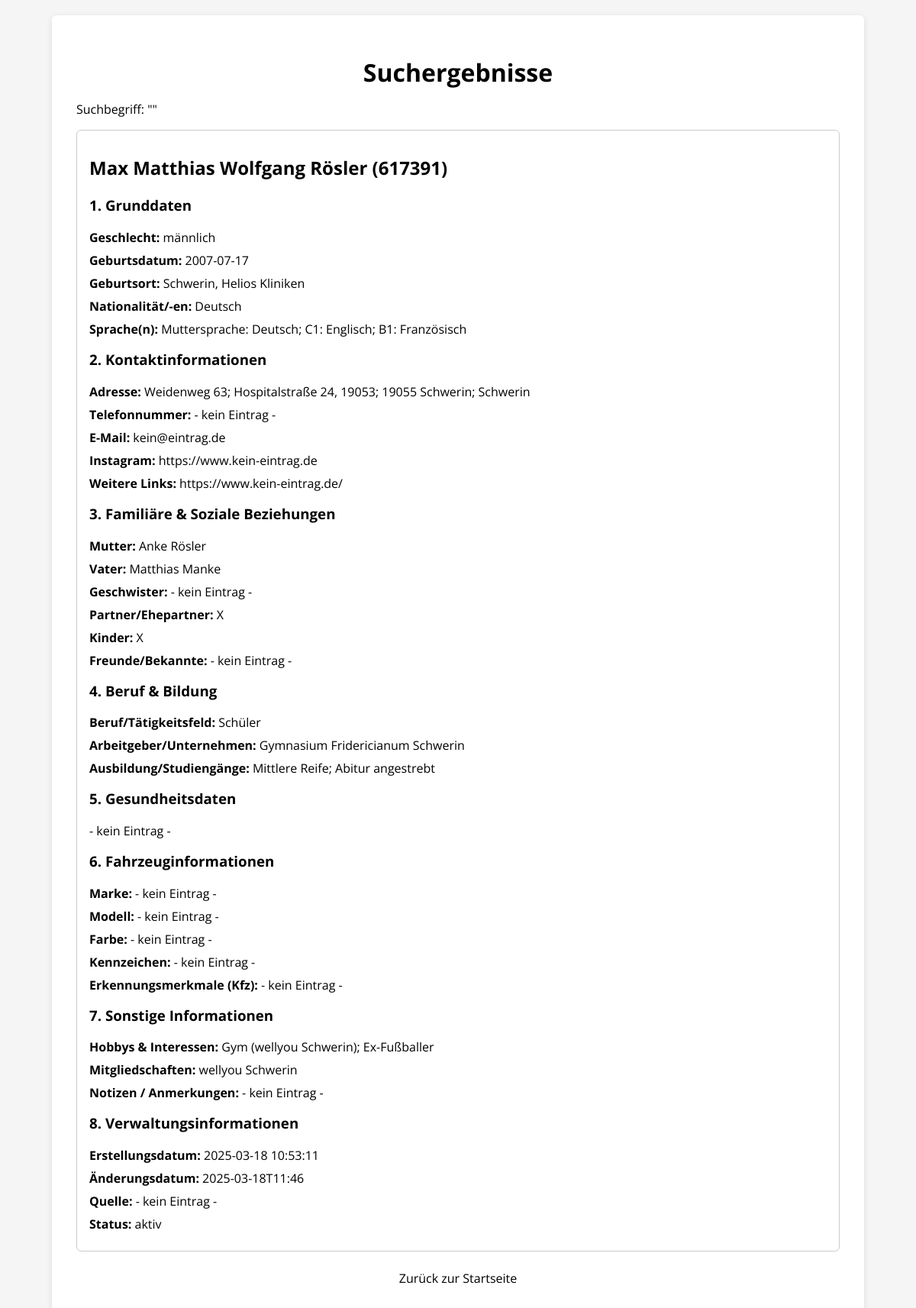
Screenshot of /search (signed in) with the database file from the repository.
### tables this page shows
CREATE TABLE data (
                    id INTEGER PRIMARY KEY AUTOINCREMENT,
                    personen_id TEXT,
                    created_at TEXT,
                    updated_at TEXT,
                    -- 1. Grunddaten
                    vorname TEXT,
                    nachname TEXT,
                    geschlecht TEXT,
                    geburtsdatum TEXT,
                    geburtsort TEXT,
                    nationalitaeten TEXT,
                    sprachen TEXT,
                    -- 2. Kontaktinformationen
                    strasse TEXT,
                    plz TEXT,
                    stadt TEXT,
                    telefonnummer TEXT,
                    email TEXT,
                    instagram TEXT,
                    weitere_links TEXT,
                    -- 3. Familiäre & Soziale Beziehungen
                    mutter TEXT,
                    vater TEXT,
                    geschwister TEXT,
                    partner TEXT,
                    kinder TEXT,
                    freunde TEXT,
                    -- 4. Beruf & Bildung
                    beruf TEXT,
                    arbeitgeber TEXT,
                    ausbildung TEXT,
                    -- 5. Gesundheitsdaten
                    gesundheitsdaten TEXT,
                    -- 6. Fahrzeuginformationen
                    marke TEXT,
                    modell TEXT,
                    farbe TEXT,
                    kennzeichen TEXT,
                    erkennungsmerkmale TEXT,
                    -- 7. Sonstige Informationen
                    hobbys TEXT,
                    mitgliedschaften TEXT,
                    notizen TEXT,
                    -- 8. Verwaltungsinformationen
                    quelle TEXT,
                    status TEXT,
                    profile_photo TEXT,
                    album_folder TEXT
                );

### main.py (the view)
@app.route("/search", methods=["GET"])
def search():
    if "user" not in session:
        return redirect(url_for("login"))
    query = request.args.get("query", "")
    db = get_db()
    like_query = f"%{query}%"
    sql = """
    SELECT * FROM data
    WHERE personen_id LIKE ? OR created_at LIKE ? OR updated_at LIKE ? OR vorname LIKE ? OR nachname LIKE ?
      OR geschlecht LIKE ? OR geburtsdatum LIKE ? OR geburtsort LIKE ? OR nationalitaeten LIKE ? OR sprachen LIKE ?
      OR strasse LIKE ? OR plz LIKE ? OR stadt LIKE ? OR telefonnummer LIKE ? OR email LIKE ? OR instagram LIKE ?
      OR weitere_links LIKE ? OR mutter LIKE ? OR vater LIKE ? OR geschwister LIKE ? OR partner LIKE ? OR kinder LIKE ?
      OR freunde LIKE ? OR beruf LIKE ? OR arbeitgeber LIKE ? OR ausbildung LIKE ? OR gesundheitsdaten LIKE ?
      OR marke LIKE ? OR modell LIKE ? OR farbe LIKE ? OR kennzeichen LIKE ? OR erkennungsmerkmale LIKE ?
      OR hobbys LIKE ? OR mitgliedschaften LIKE ? OR notizen LIKE ? OR quelle LIKE ? OR status LIKE ?
    """
    params = (like_query,) * 37
    cursor = db.execute(sql, params)
    results = cursor.fetchall()
    return render_template("search.html", query=query, results=results)

### main.py (called while the page is built)
def get_db():
    db = getattr(g, "_database", None)
    if db is None:
        db = g._database = sqlite3.connect(DATABASE)
        db.row_factory = sqlite3.Row
    return db

### templates/search.html (shortened to what this page needs)
<!DOCTYPE html>
<html lang="de">
<head>
</head>
<body>
  <div class="container">
    <h1>Suchergebnisse</h1>
    <p>Suchbegriff: "{{ query }}"</p>
    {% if results %}
      {% for entry in results %}
        <div class="result-card">
          <h2>{{ entry['vorname'] }} {{ entry['nachname'] }} ({{ entry['personen_id'] }})</h2>
          <h3>1. Grunddaten</h3>
          <div class="field"><span class="label">Geschlecht:</span> {{ entry['geschlecht'] }}</div>
          <div class="field"><span class="label">Geburtsdatum:</span> {{ entry['geburtsdatum'] }}</div>
          <div class="field"><span class="label">Geburtsort:</span> {{ entry['geburtsort'] }}</div>
          <div class="field"><span class="label">Nationalität/-en:</span> {{ entry['nationalitaeten'] }}</div>
          <div class="field"><span class="label">Sprache(n):</span> {{ entry['sprachen'] }}</div>
          <h3>2. Kontaktinformationen</h3>
          <div class="field"><span class="label">Adresse:</span> {{ entry['strasse'] }}, {{ entry['plz'] }} {{ entry['stadt'] }}</div>
          <div class="field"><span class="label">Telefonnummer:</span> {{ entry['telefonnummer'] }}</div>
          <div class="field"><span class="label">E-Mail:</span> {{ entry['email'] }}</div>
          <div class="field"><span class="label">Instagram:</span> {{ entry['instagram'] }}</div>
          <div class="field"><span class="label">Weitere Links:</span> {{ entry['weitere_links'] }}</div>
          <h3>3. Familiäre & Soziale Beziehungen</h3>
          <div class="field"><span class="label">Mutter:</span> {{ entry['mutter'] }}</div>
          <div class="field"><span class="label">Vater:</span> {{ entry['vater'] }}</div>
          <div class="field"><span class="label">Geschwister:</span> {{ entry['geschwister'] }}</div>
          <div class="field"><span class="label">Partner/Ehepartner:</span> {{ entry['partner'] }}</div>
          <div class="field"><span class="label">Kinder:</span> {{ entry['kinder'] }}</div>
          <div class="field"><span class="label">Freunde/Bekannte:</span> {{ entry['freunde'] }}</div>
          <h3>4. Beruf & Bildung</h3>
          <div class="field"><span class="label">Beruf/Tätigkeitsfeld:</span> {{ entry['beruf'] }}</div>
          <div class="field"><span class="label">Arbeitgeber/Unternehmen:</span> {{ entry['arbeitgeber'] }}</div>
          <div class="field"><span class="label">Ausbildung/Studiengänge:</span> {{ entry['ausbildung'] }}</div>
          <h3>5. Gesundheitsdaten</h3>
          <div class="field">{{ entry['gesundheitsdaten'] }}</div>
          <h3>6. Fahrzeuginformationen</h3>
          <div class="field"><span class="label">Marke:</span> {{ entry['marke'] }}</div>
          <div class="field"><span class="label">Modell:</span> {{ entry['modell'] }}</div>
          <div class="field"><span class="label">Farbe:</span> {{ entry['farbe'] }}</div>
          <div class="field"><span class="label">Kennzeichen:</span> {{ entry['kennzeichen'] }}</div>
          <div class="field"><span class="label">Erkennungsmerkmale (Kfz):</span> {{ entry['erkennungsmerkmale'] }}</div>
          <h3>7. Sonstige Informationen</h3>
          <div class="field"><span class="label">Hobbys & Interessen:</span> {{ entry['hobbys'] }}</div>
          <div class="field"><span class="label">Mitgliedschaften:</span> {{ entry['mitgliedschaften'] }}</div>
          <div class="field"><span class="label">Notizen / Anmerkungen:</span> {{ entry['notizen'] }}</div>
          <h3>8. Verwaltungsinformationen</h3>
          <div class="field"><span class="label">Erstellungsdatum:</span> {{ entry['created_at'] }}</div>
          <div class="field"><span class="label">Änderungsdatum:</span> {{ entry['updated_at'] }}</div>
          <div class="field"><span class="label">Quelle:</span> {{ entry['quelle'] }}</div>
          <div class="field"><span class="label">Status:</span> {{ entry['status'] }}</div>
        </div>
      {% endfor %}
    {% else %}
      <p>Keine Ergebnisse gefunden.</p>
    {% endif %}
    <a href="{{ url_for('welcome') }}" class="back-link">Zurück zur Startseite</a>
  </div>
</body>
</html>

### templates/search.html (style rules this page uses)
body { font-family: 'Open Sans', sans-serif; background: #f5f5f5; margin: 0; padding: 20px; }
.container { background: #fff; padding: 2rem; border-radius: 6px; max-width: 1000px; margin: auto; box-shadow: 0 2px 8px rgba(0,0,0,0.1); }
h1 { text-align: center; color: #000; margin-bottom: 1rem; }
.result-card { border: 1px solid #ccc; border-radius: 6px; padding: 1rem; margin-bottom: 1.5rem; }
h2, h3 { color: #000; margin-top: 1rem; }
.field { margin: 0.5rem 0; }
.label { font-weight: bold; }
.back-link { display: block; text-align: center; margin-top: 1rem; text-decoration: none; color: #000; }

### rows the page displays
data: vorname "Max Matthias Wolfgang", nachname "Rösler", personen_id "617391", geschlecht "männlich", geburtsdatum "2007-07-17", geburtsort "Schwerin, Helios Kliniken", nationalitaeten "Deutsch", sprachen "Muttersprache: Deutsch; C1: Englisch; B1: Französisch", strasse "Weidenweg 63; Hospitalstraße 24", plz "19053; 19055", stadt "Schwerin; Schwerin", telefonnummer "- kein Eintrag -", email "kein@eintrag.de", instagram "https://www.kein-eintrag.de", weitere_links "https://www.kein-eintrag.de/", mutter "Anke Rösler", vater "Matthias Manke", geschwister "- kein Eintrag -", partner "X", kinder "X", freunde "- kein Eintrag -", beruf "Schüler", arbeitgeber "Gymnasium Fridericianum Schwerin", ausbildung "Mittlere Reife; Abitur angestrebt", gesundheitsdaten "- kein Eintrag -", marke "- kein Eintrag -", modell "- kein Eintrag -", farbe "- kein Eintrag -", kennzeichen "- kein Eintrag -", erkennungsmerkmale "- kein Eintrag -", hobbys "Gym (wellyou Schwerin); Ex-Fußballer", mitgliedschaften "wellyou Schwerin", notizen "- kein Eintrag -", created_at "2025-03-18 10:53:11", updated_at "2025-03-18T11:46", quelle "- kein Eintrag -", status "aktiv"
